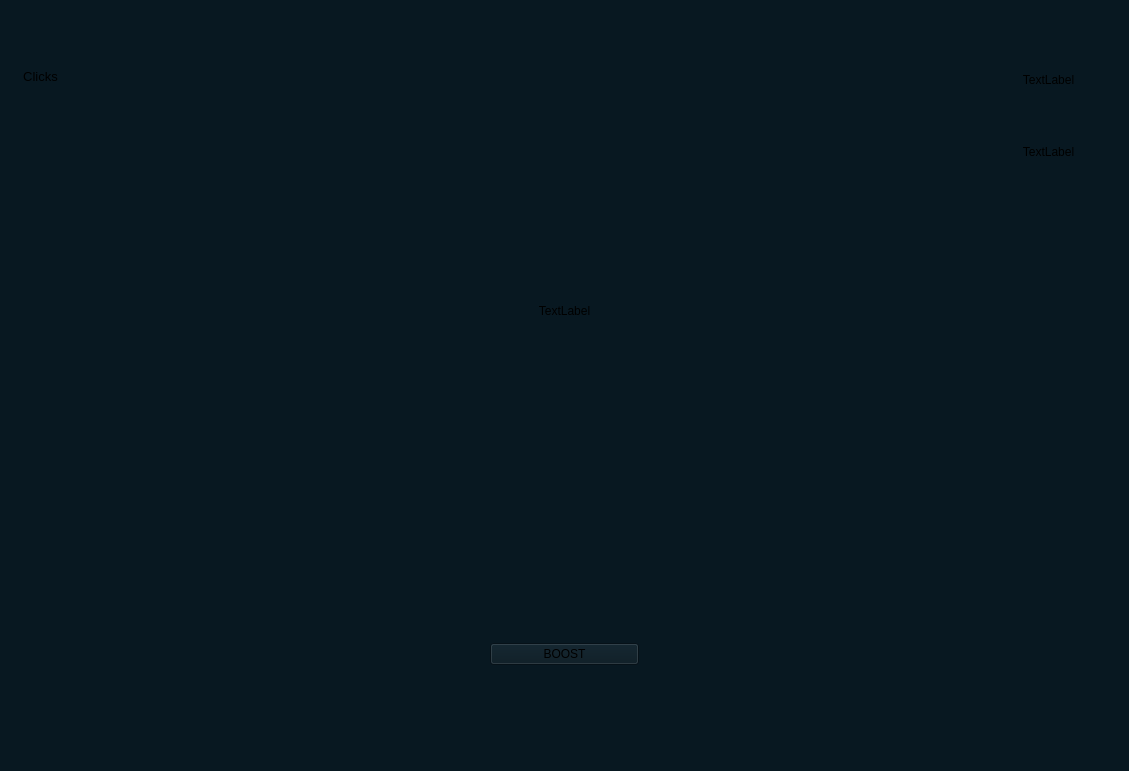
<?xml version="1.0" encoding="UTF-8"?>
<ui version="4.0">
 <class>MainWindow</class>
 <widget class="QMainWindow" name="MainWindow">
  <property name="geometry">
   <rect>
    <x>0</x>
    <y>0</y>
    <width>1129</width>
    <height>771</height>
   </rect>
  </property>
  <property name="windowTitle">
   <string>MainWindow</string>
  </property>
  <property name="styleSheet">
   <string notr="true">background-color: rgb(8, 24, 33);</string>
  </property>
  <widget class="QWidget" name="centralwidget">
   <layout class="QVBoxLayout" name="verticalLayout_2">
    <property name="spacing">
     <number>0</number>
    </property>
    <property name="leftMargin">
     <number>0</number>
    </property>
    <property name="topMargin">
     <number>0</number>
    </property>
    <property name="rightMargin">
     <number>0</number>
    </property>
    <property name="bottomMargin">
     <number>0</number>
    </property>
    <item>
     <layout class="QVBoxLayout" name="verticalLayout" stretch="1,7,2">
      <property name="spacing">
       <number>0</number>
      </property>
      <item>
       <layout class="QHBoxLayout" name="horizontalLayout_7" stretch="0,1,0,1,12,0">
        <property name="spacing">
         <number>0</number>
        </property>
        <property name="topMargin">
         <number>10</number>
        </property>
        <property name="rightMargin">
         <number>0</number>
        </property>
        <item>
         <spacer name="horizontalSpacer_2">
          <property name="orientation">
           <enum>Qt::Horizontal</enum>
          </property>
          <property name="sizeHint" stdset="0">
           <size>
            <width>40</width>
            <height>20</height>
           </size>
          </property>
         </spacer>
        </item>
        <item>
         <widget class="QPushButton" name="stat">
          <property name="sizePolicy">
           <sizepolicy hsizetype="Fixed" vsizetype="Fixed">
            <horstretch>0</horstretch>
            <verstretch>0</verstretch>
           </sizepolicy>
          </property>
          <property name="text">
           <string/>
          </property>
          <property name="icon">
           <iconset>
            <normaloff>../Statistics_100px.png</normaloff>../Statistics_100px.png</iconset>
          </property>
          <property name="iconSize">
           <size>
            <width>32</width>
            <height>32</height>
           </size>
          </property>
          <property name="flat">
           <bool>true</bool>
          </property>
         </widget>
        </item>
        <item>
         <spacer name="horizontalSpacer_4">
          <property name="orientation">
           <enum>Qt::Horizontal</enum>
          </property>
          <property name="sizeHint" stdset="0">
           <size>
            <width>40</width>
            <height>20</height>
           </size>
          </property>
         </spacer>
        </item>
        <item>
         <widget class="QPushButton" name="info">
          <property name="sizePolicy">
           <sizepolicy hsizetype="Fixed" vsizetype="Fixed">
            <horstretch>0</horstretch>
            <verstretch>0</verstretch>
           </sizepolicy>
          </property>
          <property name="text">
           <string/>
          </property>
          <property name="icon">
           <iconset>
            <normaloff>../Info_100px.png</normaloff>../Info_100px.png</iconset>
          </property>
          <property name="iconSize">
           <size>
            <width>32</width>
            <height>32</height>
           </size>
          </property>
          <property name="flat">
           <bool>true</bool>
          </property>
         </widget>
        </item>
        <item>
         <spacer name="horizontalSpacer">
          <property name="orientation">
           <enum>Qt::Horizontal</enum>
          </property>
          <property name="sizeHint" stdset="0">
           <size>
            <width>40</width>
            <height>20</height>
           </size>
          </property>
         </spacer>
        </item>
        <item>
         <widget class="QPushButton" name="exit">
          <property name="sizePolicy">
           <sizepolicy hsizetype="Fixed" vsizetype="Fixed">
            <horstretch>0</horstretch>
            <verstretch>0</verstretch>
           </sizepolicy>
          </property>
          <property name="text">
           <string/>
          </property>
          <property name="icon">
           <iconset>
            <normaloff>../Close Window_96px.png</normaloff>../Close Window_96px.png</iconset>
          </property>
          <property name="iconSize">
           <size>
            <width>48</width>
            <height>48</height>
           </size>
          </property>
          <property name="flat">
           <bool>true</bool>
          </property>
         </widget>
        </item>
       </layout>
      </item>
      <item>
       <layout class="QHBoxLayout" name="horizontalLayout_12" stretch="2,10,2">
        <property name="sizeConstraint">
         <enum>QLayout::SetDefaultConstraint</enum>
        </property>
        <item>
         <layout class="QVBoxLayout" name="verticalLayout_3" stretch="5,10,110">
          <item>
           <spacer name="verticalSpacer_2">
            <property name="orientation">
             <enum>Qt::Vertical</enum>
            </property>
            <property name="sizeHint" stdset="0">
             <size>
              <width>20</width>
              <height>40</height>
             </size>
            </property>
           </spacer>
          </item>
          <item>
           <layout class="QHBoxLayout" name="horizontalLayout">
            <item>
             <widget class="QLabel" name="label_2">
              <property name="font">
               <font>
                <pointsize>10</pointsize>
               </font>
              </property>
              <property name="text">
               <string>Clicks</string>
              </property>
              <property name="alignment">
               <set>Qt::AlignCenter</set>
              </property>
             </widget>
            </item>
            <item>
             <widget class="QLabel" name="num_of_clicks">
              <property name="text">
               <string/>
              </property>
              <property name="alignment">
               <set>Qt::AlignCenter</set>
              </property>
             </widget>
            </item>
           </layout>
          </item>
          <item>
           <spacer name="verticalSpacer">
            <property name="orientation">
             <enum>Qt::Vertical</enum>
            </property>
            <property name="sizeHint" stdset="0">
             <size>
              <width>20</width>
              <height>40</height>
             </size>
            </property>
           </spacer>
          </item>
         </layout>
        </item>
        <item>
         <widget class="QLabel" name="label">
          <property name="text">
           <string>TextLabel</string>
          </property>
          <property name="alignment">
           <set>Qt::AlignCenter</set>
          </property>
         </widget>
        </item>
        <item>
         <layout class="QVBoxLayout" name="verticalLayout_4">
          <item>
           <layout class="QVBoxLayout" name="verticalLayout_6" stretch="2,8,10,50">
            <item>
             <spacer name="verticalSpacer_4">
              <property name="orientation">
               <enum>Qt::Vertical</enum>
              </property>
              <property name="sizeHint" stdset="0">
               <size>
                <width>20</width>
                <height>40</height>
               </size>
              </property>
             </spacer>
            </item>
            <item>
             <widget class="QLabel" name="label_5">
              <property name="text">
               <string>TextLabel</string>
              </property>
              <property name="alignment">
               <set>Qt::AlignCenter</set>
              </property>
             </widget>
            </item>
            <item>
             <widget class="QLabel" name="cost_of_boost">
              <property name="text">
               <string>TextLabel</string>
              </property>
              <property name="alignment">
               <set>Qt::AlignCenter</set>
              </property>
             </widget>
            </item>
            <item>
             <spacer name="verticalSpacer_3">
              <property name="orientation">
               <enum>Qt::Vertical</enum>
              </property>
              <property name="sizeHint" stdset="0">
               <size>
                <width>20</width>
                <height>40</height>
               </size>
              </property>
             </spacer>
            </item>
           </layout>
          </item>
         </layout>
        </item>
       </layout>
      </item>
      <item>
       <layout class="QHBoxLayout" name="horizontalLayout_11" stretch="0,1,8,3,7,2,0">
        <property name="spacing">
         <number>0</number>
        </property>
        <property name="bottomMargin">
         <number>30</number>
        </property>
        <item>
         <spacer name="horizontalSpacer_5">
          <property name="orientation">
           <enum>Qt::Horizontal</enum>
          </property>
          <property name="sizeType">
           <enum>QSizePolicy::Fixed</enum>
          </property>
          <property name="sizeHint" stdset="0">
           <size>
            <width>50</width>
            <height>20</height>
           </size>
          </property>
         </spacer>
        </item>
        <item>
         <widget class="QPushButton" name="reset">
          <property name="sizePolicy">
           <sizepolicy hsizetype="Fixed" vsizetype="Fixed">
            <horstretch>0</horstretch>
            <verstretch>0</verstretch>
           </sizepolicy>
          </property>
          <property name="text">
           <string/>
          </property>
          <property name="icon">
           <iconset>
            <normaloff>../Reset_104px.png</normaloff>../Reset_104px.png</iconset>
          </property>
          <property name="iconSize">
           <size>
            <width>20</width>
            <height>20</height>
           </size>
          </property>
          <property name="flat">
           <bool>true</bool>
          </property>
         </widget>
        </item>
        <item>
         <spacer name="horizontalSpacer_3">
          <property name="orientation">
           <enum>Qt::Horizontal</enum>
          </property>
          <property name="sizeHint" stdset="0">
           <size>
            <width>40</width>
            <height>20</height>
           </size>
          </property>
         </spacer>
        </item>
        <item>
         <widget class="QPushButton" name="pushButton">
          <property name="sizePolicy">
           <sizepolicy hsizetype="Minimum" vsizetype="Fixed">
            <horstretch>0</horstretch>
            <verstretch>0</verstretch>
           </sizepolicy>
          </property>
          <property name="minimumSize">
           <size>
            <width>0</width>
            <height>0</height>
           </size>
          </property>
          <property name="baseSize">
           <size>
            <width>0</width>
            <height>0</height>
           </size>
          </property>
          <property name="text">
           <string>BOOST</string>
          </property>
         </widget>
        </item>
        <item>
         <spacer name="horizontalSpacer_7">
          <property name="orientation">
           <enum>Qt::Horizontal</enum>
          </property>
          <property name="sizeHint" stdset="0">
           <size>
            <width>40</width>
            <height>20</height>
           </size>
          </property>
         </spacer>
        </item>
        <item>
         <widget class="QLabel" name="user_name">
          <property name="text">
           <string/>
          </property>
          <property name="alignment">
           <set>Qt::AlignCenter</set>
          </property>
         </widget>
        </item>
        <item>
         <spacer name="horizontalSpacer_6">
          <property name="orientation">
           <enum>Qt::Horizontal</enum>
          </property>
          <property name="sizeHint" stdset="0">
           <size>
            <width>40</width>
            <height>20</height>
           </size>
          </property>
         </spacer>
        </item>
       </layout>
      </item>
     </layout>
    </item>
   </layout>
  </widget>
  <widget class="QStatusBar" name="statusbar"/>
 </widget>
 <resources/>
 <connections/>
</ui>
